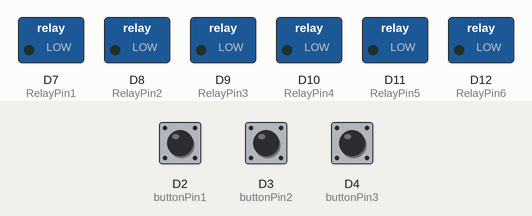
A sketch run on a simulated Arduino Nano 33 IoT. Shown: switched loads named in the sketch (green lamp = pin HIGH). The inputs (shaded band) are chosen by the test bench; at power-on: D2 (buttonPin1) HIGH, D4 (buttonPin3) HIGH, D3 (buttonPin2) HIGH. WiFi joins after 1.5 s; servers stay silent unless stated.

Above: at 4.2 s.
4.3 s: D2 (buttonPin1) pulled LOW for 0.15 s
At 4.37 s:
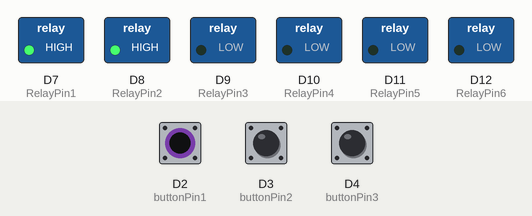
5.9 s: D4 (buttonPin3) pulled LOW for 0.15 s
At 5.97 s:
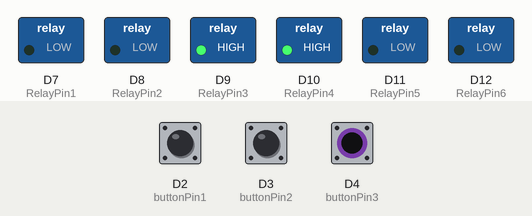
7.5 s: D4 (buttonPin3) pulled LOW for 3.2 s
At 11.9 s:
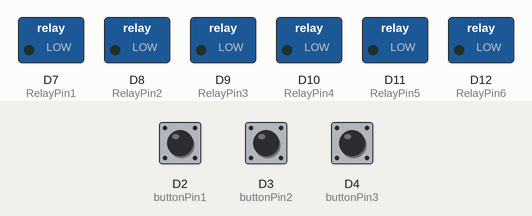
12.2 s: D2 (buttonPin1) pulled LOW for 3.2 s
At 13.1 s:
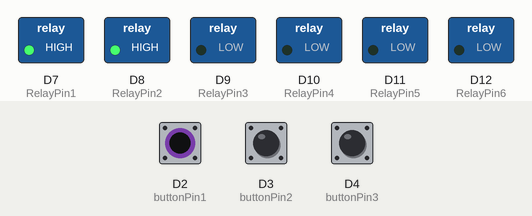
16.9 s: D2 (buttonPin1) driven LOW and D4 (buttonPin3) driven LOW
At 17.9 s:
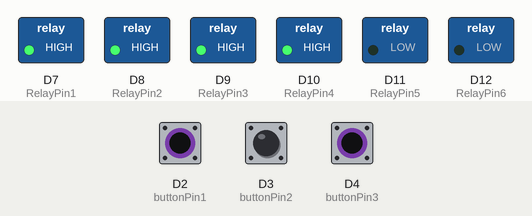
Timing chart, 0 to 19.4 s (numbered marks = the images above; inputs shaded):
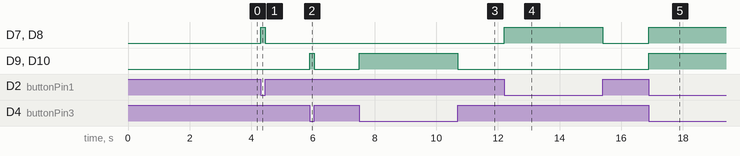

Measured:
- after the input at 4.3 s, D7 (RelayPin1), D8 (RelayPin2): LOW → HIGH at once, → LOW 0.15 s later
- after the input at 5.9 s, D9 (RelayPin3), D10 (RelayPin4): LOW → HIGH at once, → LOW 0.15 s later
- after the input at 7.5 s, D9 (RelayPin3), D10 (RelayPin4): LOW → HIGH at once, → LOW 3.2 s later
- after the input at 12.2 s, D7 (RelayPin1), D8 (RelayPin2): LOW → HIGH at once, → LOW 3.2 s later
- after the input at 16.9 s, D7 (RelayPin1), D8 (RelayPin2), D9 (RelayPin3), D10 (RelayPin4): LOW → HIGH at once

The sketch:

SeedCoatingController.ino
```cpp
#include "arduino_secrets.h"
/*
  Open Source Seed Coating Machine Controller
  by Lot Amoros
  Dronecoria
  https://dronecoria.org
  License
  GPLv3

  Arduino IoT Cloud Thing "SeedCoatingController"
  https://create.arduino.cc/cloud/things/6a11e07e-a0df-4612-b8d6-41e3dc5c0c59

  Arduino IoT Cloud Variables description
  int numberRepetitions;
  int msClose;
  float mlmsRelation;
  int msOpen;
  Thing and added at the end of this sketch.
*/

#include "thingProperties.h"


// constants used here to set pin numbers:
const int buttonPin1 = 2;     // the number of the pushbutton pin
const int buttonPin2 = 3;     // the number of the pushbutton pin
const int buttonPin3 = 4;     // the number of the pushbutton pin

const int RelayPin1 =  7;      // enchufe
const int RelayPin2 =  8;      // the number of the LED pin
const int RelayPin3 =  9;      // the number of the LED pin
const int RelayPin4 =  10;      // the number of the LED pin
const int RelayPin5 =  11;      // the number of the LED pin
const int RelayPin6 =  12;      // the number of the LED pin

// state of the buttons:
int buttonState1 = 0;         // variable for reading the pushbutton status
int buttonState2 = 0;         // variable for reading the pushbutton status
int buttonState3 = 0;         // variable for reading the pushbutton status

int intMsOpen  = 100;
int intMsClose = 100;

void setup() {
  // Initialize serial and wait for port to open:
  Serial.begin(9600);
  // This delay gives the chance to wait for a Serial Monitor without blocking if none is found
  delay(1500);

  // Defined in thingProperties.h
  initProperties();

  // Connect to Arduino IoT Cloud
  ArduinoCloud.begin(ArduinoIoTPreferredConnection);

  setDebugMessageLevel(2);
  ArduinoCloud.printDebugInfo();

  // initialize the LED pin as an output:
  pinMode(RelayPin1, OUTPUT);
  pinMode(RelayPin2, OUTPUT);
  pinMode(RelayPin3, OUTPUT);
  pinMode(RelayPin4, OUTPUT);
  pinMode(RelayPin5, OUTPUT);
  pinMode(RelayPin6, OUTPUT);

  // initialize the pushbutton pin as an input:
  pinMode(buttonPin1, INPUT_PULLUP);
  pinMode(buttonPin2, INPUT_PULLUP);
  pinMode(buttonPin3, INPUT_PULLUP);
}

void loop() {
  ArduinoCloud.update();

  // read the state of the pushbutton value:
  buttonState1 = digitalRead(buttonPin1);
  buttonState2 = digitalRead(buttonPin2);
  buttonState3 = digitalRead(buttonPin3);

  //cycle();

  // check if the pushbutton is pressed.
  if (buttonState1 == LOW) {
    // turn LED on:
    digitalWrite(RelayPin1, HIGH);
    digitalWrite(RelayPin2, HIGH);
  } else {
    // turn LED off:
    digitalWrite(RelayPin1, LOW);
    digitalWrite(RelayPin2, LOW);
  }

  if (buttonState2 == LOW) {
    // turn LED on:
    //digitalWrite(RelayPin5, HIGH);
    //digitalWrite(RelayPin6, HIGH);
    startCycle();
  } else {
    // turn LED off:
    //digitalWrite(RelayPin1, LOW);
    //digitalWrite(RelayPin2, LOW);
  }

 if (buttonState3 == LOW) {
    // turn LED on:
    digitalWrite(RelayPin3, HIGH);
    digitalWrite(RelayPin4, HIGH);
  } else {
    // turn LED off:
    digitalWrite(RelayPin3, LOW);
    digitalWrite(RelayPin4, LOW);
  }
}

/*void cycle(){
   time_now = millis();
    while(millis() < time_now + period){
        //wait approx. [period] ms
}*/

boolean cycle = false;
void startCycle() {

  if (!cycle){

  cycle = true;
  int msStart = millis();
  int time_now;

  for (int i = 0; i < numberRepetitions; i++)
  {
    digitalWrite(RelayPin1, HIGH);
    digitalWrite(RelayPin2, HIGH);
    //delay(100);
    //delay(intMsOpen);
    time_now = millis();
    while(millis() < time_now + intMsOpen){
    }
    digitalWrite(RelayPin1, LOW);
    digitalWrite(RelayPin2, LOW);
    //delay(intMsClose);
    time_now = millis();
    while(millis() < time_now + intMsClose){
    }

    //delay(100);
  }
  cycle = false;
  }
}

void onMlxmsChange() {
  // Do something
}

void onNumberRepetitionsChange() {
  // Do something
}

void onMsOpenChange() {
  // Do something
  intMsOpen = (int) msOpen;
}


void onMsCloseChange() {
  // Do something
    intMsClose = (int) msClose;
}


void onMlmsRelationChange() {
  // Do something
}
```

arduino_secrets.h
```cpp
#define SECRET_SSID ""
#define SECRET_PASS ""
```

thingProperties.h
```cpp
// Code generated by Arduino IoT Cloud, DO NOT EDIT.

#include <ArduinoIoTCloud.h>
#include <Arduino_ConnectionHandler.h>


const char THING_ID[] = "6a11e07e-a0df-4612-b8d6-41e3dc5c0c59";

const char SSID[]     = SECRET_SSID;    // Network SSID (name)
const char PASS[]     = SECRET_PASS;    // Network password (use for WPA, or use as key for WEP)

void onNumberRepetitionsChange();
void onMsCloseChange();
void onMlmsRelationChange();
void onMsOpenChange();

int numberRepetitions;
int msClose;
float mlmsRelation;
int msOpen;

void initProperties(){

  ArduinoCloud.setThingId(THING_ID);
  ArduinoCloud.addProperty(numberRepetitions, READWRITE, ON_CHANGE, onNumberRepetitionsChange);
  ArduinoCloud.addProperty(msClose, READWRITE, ON_CHANGE, onMsCloseChange);
  ArduinoCloud.addProperty(mlmsRelation, READWRITE, ON_CHANGE, onMlmsRelationChange);
  ArduinoCloud.addProperty(msOpen, READWRITE, ON_CHANGE, onMsOpenChange);

}

WiFiConnectionHandler ArduinoIoTPreferredConnection(SSID, PASS);
```
